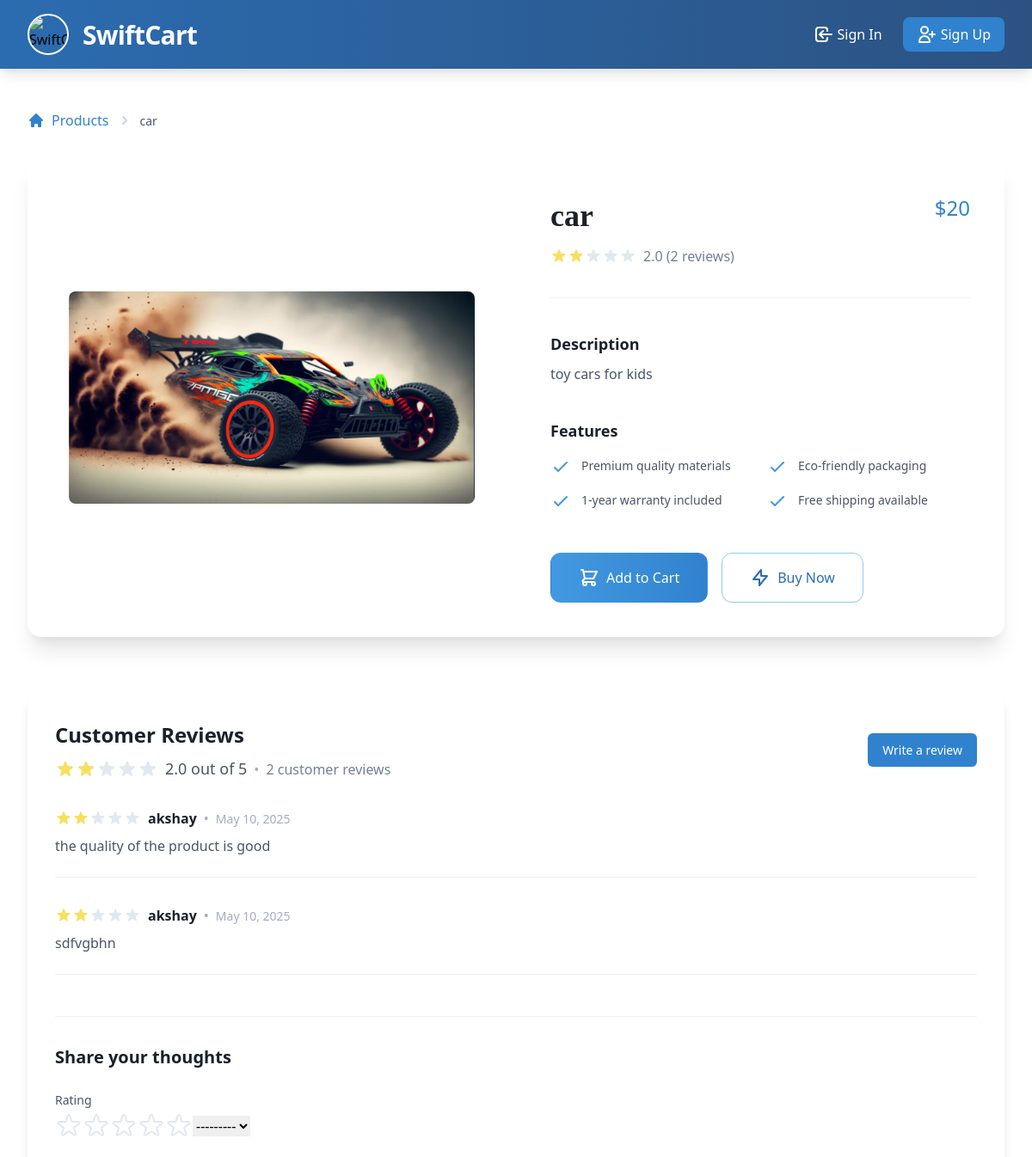
Before: /product/2/ (upper part) with the older database file.
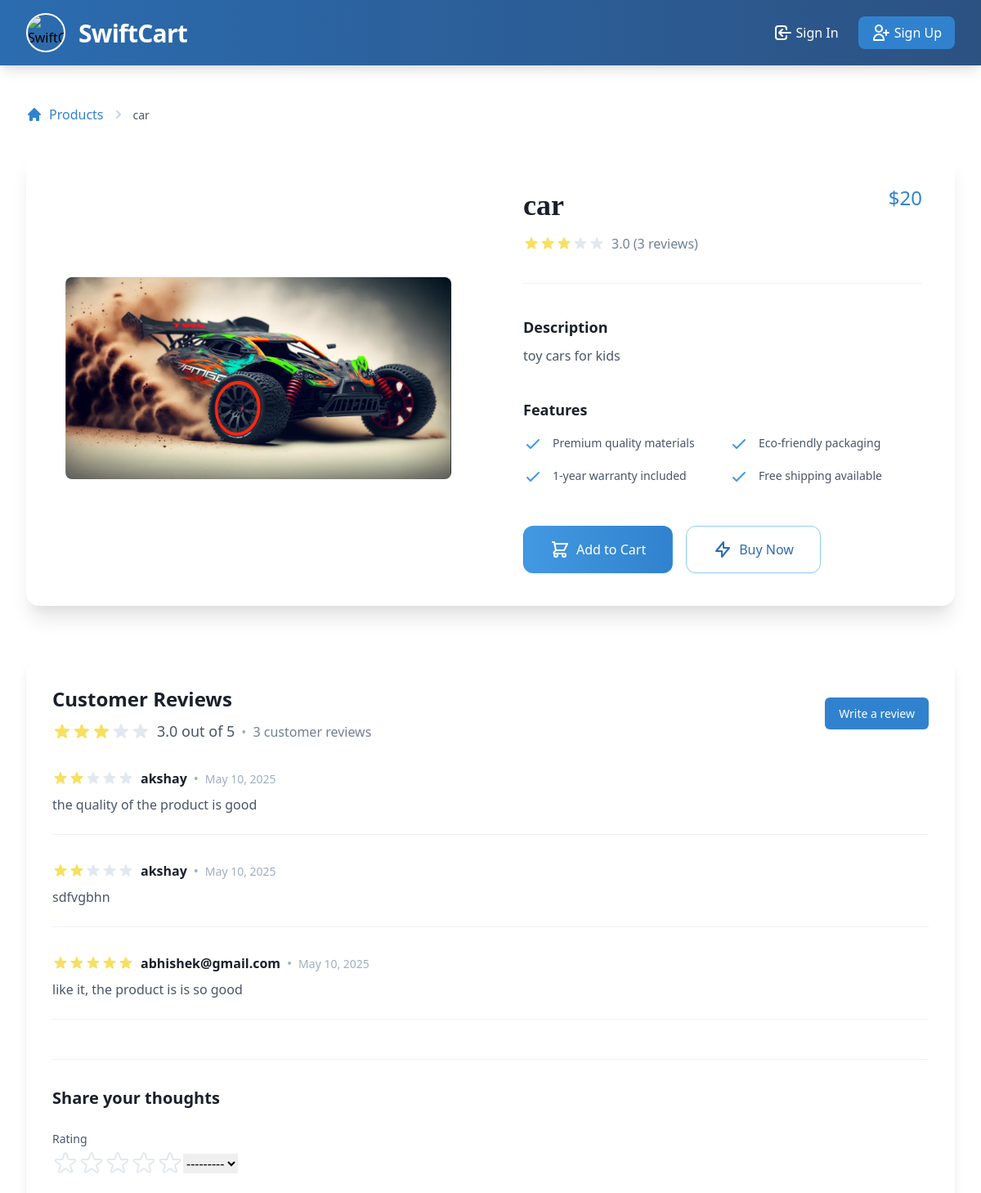
After: the same page with the newer database file.
### userside/models.py (models this page shows, shortened)
class Review(models.Model):
    product = models.ForeignKey(Products, related_name="reviews", on_delete=models.CASCADE)
    user = models.ForeignKey(User, related_name="reviews", on_delete=models.CASCADE)
    rating = models.IntegerField(choices=[(i, i) for i in range(1, 6)])  # 1-5 stars
    comment = models.TextField()
    created_at = models.DateTimeField(auto_now_add=True)

class User(AbstractUser):
        def __str__(self):
                return self.username

### userside/views.py (the view)
# urls.py: path('product/<int:pk>/', product_detail_view, name='product_detail'),
def product_detail_view(request, pk):
    product = get_object_or_404(Products, pk=pk)
    reviews = product.reviews.all()
    average_rating = reviews.aggregate(Avg('rating'))['rating__avg'] if reviews.exists() else None
    if request.method == 'POST':
        form = ReviewForm(request.POST)
        if form.is_valid():
            review = form.save(commit=False)
            review.product = product
            review.user = request.user  # Associate review with the logged-in user
            review.save()
            return redirect('product_detail', pk=product.pk)
    else:
        form = ReviewForm()
    return render(request, 'product_detail.html', {
        'product': product,
        'reviews': reviews,
        'form': form,
        'average_rating': average_rating,
    })

### userside/forms.py
class ReviewForm(forms.ModelForm):
    class Meta:
        model = Review
        fields = ['rating', 'comment']

### template/product_detail.html (shortened to what the changed rows need)
{% extends "home.html" %}
{% block content %}
{% include "navbar.html" %}
<div class="bg-gradient-to-b from-gray-50 to-gray-100 dark:from-gray-900 dark:to-gray-800 min-h-screen py-12">
  <div class="max-w-7xl mx-auto px-4 sm:px-6 lg:px-8">
    <div class="bg-white dark:bg-gray-800 rounded-2xl shadow-xl overflow-hidden transition-all duration-300 hover:shadow-2xl">
      <div class="grid grid-cols-1 lg:grid-cols-2">
        <div class="p-8 md:p-10 space-y-6">
          <div class="border-b border-gray-200 dark:border-gray-700 pb-6">
            <div class="flex justify-between items-start">
              <div>
                <h1 class="text-3xl md:text-4xl font-serif font-bold text-gray-900 dark:text-white mb-2">{{ product.product_name }}</h1>
                <div class="flex items-center mb-3">
                  <div class="flex items-center">
                    <span class="text-gray-600 dark:text-gray-400 ml-2">{{ average_rating|default:"0"|floatformat:1 }} ({{ reviews.count }} reviews)</span>
                  </div>
                </div>
              </div>
            </div>
          </div>
        </div>
      </div>
    </div>
    <div class="mt-16 bg-white dark:bg-gray-800 rounded-2xl shadow-lg p-8">
      <div class="flex flex-col md:flex-row md:justify-between md:items-center mb-8">
        <div>
          <h2 class="text-2xl font-bold text-gray-900 dark:text-white">Customer Reviews</h2>
          <div class="mt-2 flex items-center">
            <div class="flex items-center">
            </div>
            <span class="ml-2 text-lg font-medium text-gray-700 dark:text-gray-300">{{ average_rating|default:"0"|floatformat:1 }} out of 5</span>
            <span class="mx-2 text-gray-500 dark:text-gray-400">•</span>
            <span class="text-gray-600 dark:text-gray-400">{{ reviews.count }} customer reviews</span>
          </div>
        </div>
      </div>
      <div class="space-y-8">
        {% for review in reviews %}
          <div class="border-b border-gray-200 dark:border-gray-700 pb-6 last:border-0 last:pb-0">
            <div class="flex items-center mb-2">
              <div class="flex items-center">
              </div>
              <span class="ml-2 font-semibold text-gray-900 dark:text-white">{{ review.user.username }}</span>
              <span class="mx-2 text-gray-500 dark:text-gray-400">•</span>
              <span class="text-gray-500 dark:text-gray-400 text-sm">{{ review.created_at|date:"F j, Y" }}</span>
            </div>
            <p class="text-gray-700 dark:text-gray-300 mt-2">{{ review.comment }}</p>
          </div>
        {% endfor %}
      </div>
      <div class="mt-12 pt-8 border-t border-gray-200 dark:border-gray-700">
        <form method="post" class="space-y-6">
          <div class="space-y-1">
            <div class="flex items-center">
              {% for i in "12345" %}
                <button type="button" class="rating-star" data-value="{{ forloop.counter }}">
                  <svg class="w-8 h-8 {% if forloop.counter <= form.initial.rating %}text-yellow-400{% else %}text-gray-300 dark:text-gray-600{% endif %}" fill="{% if forloop.counter <= form.initial.rating %}currentColor{% else %}none{% endif %}" stroke="currentColor" viewBox="0 0 24 24">
                    <path stroke-linecap="round" stroke-linejoin="round" stroke-width="1.5" d="M11.049 2.927c.3-.921 1.603-.921 1.902 0l1.519 4.674a1 1 0 00.95.69h4.915c.969 0 1.371 1.24.588 1.81l-3.976 2.888a1 1 0 00-.363 1.118l1.518 4.674c.3.922-.755 1.688-1.538 1.118l-3.976-2.888a1 1 0 00-1.176 0l-3.976 2.888c-.783.57-1.838-.197-1.538-1.118l1.518-4.674a1 1 0 00-.363-1.118l-3.976-2.888c-.784-.57-.38-1.81.588-1.81h4.914a1 1 0 00.951-.69l1.519-4.674z" />
                  </svg>
                </button>
              {% endfor %}
            </div>
          </div>
        </form>
      </div>
    </div>
  </div>
</div>
{% endblock %}

Changed rows visible on the page:
added Review: rating 5 (drawn), user.username "abhishek@gmail.com", created_at "May 10, 2025", comment "like it, the product is is so good"
Other visible differences:
{{ average_rating|default:"0"|floatformat:1 }}: "2.0" → "3.0"
{{ reviews.count }}: "2" → "3"
